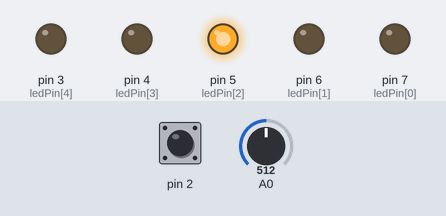
Recording of a sketch running on a simulated Arduino Uno, built with avr-gcc and run on an emulated ATmega328P. Parts: output pins drawn as LEDs (lit = HIGH). The test bench sets the inputs (shaded band); at power-on: A0 = 512, pin 2 HIGH.

Above: at 1.8 s.
1.9 s: A0 set to 264
3.4 s: A0 set to 240
At 5.1 s:
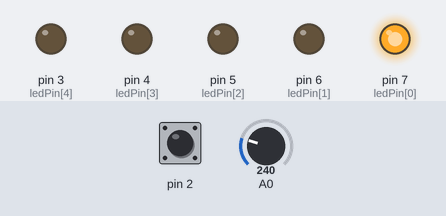
5.5 s: pin 2 pulled LOW for 0.65 s
At 6.4 s:
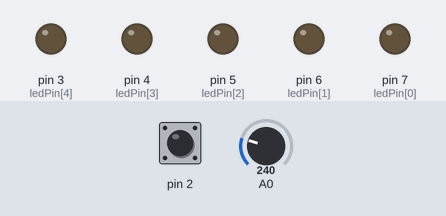
7.6 s: pin 2 pulled LOW for 1 s
At 8.5 s:
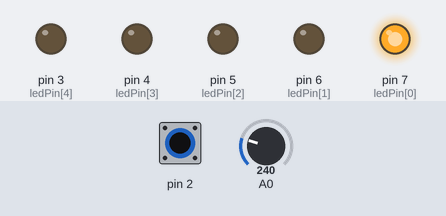
10.1 s: A0 set to 886
11.6 s: A0 set to 912
At 13.9 s:
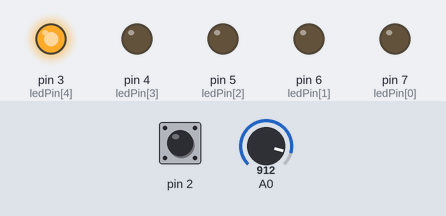
Timing chart, 0 to 15.4 s (numbered marks = the images above; inputs shaded):
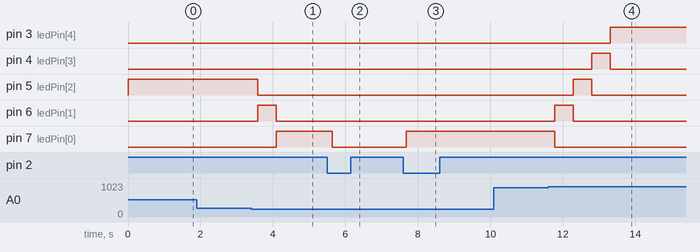

The sketch:

First_Joystick.ino
```cpp
//When initialized middle LED starts on
//Utilize the Joystick to cycle through LEDs
//has directionality
//clicking the joystick toggles LED on/off

#include "Timer.h"

const int ledPin[] = {7, 6, 5, 4, 3};
int currentState = 2; // Start with the middle LED on
bool ledIsOn = true;
int prevButtonState = HIGH;

void setup() {
  for (int i = 0; i < 5; i++) {
    pinMode(ledPin[i], OUTPUT);
    }
  pinMode(2, INPUT_PULLUP);
  digitalWrite(ledPin[currentState], HIGH);
  TimerSet(500);
  TimerOn();

  Serial.begin(9600);
}

void resetledPin() {
  for (int i = 0; i < 5; i++) {
    digitalWrite(ledPin[i], LOW);
    }
}

void tick(void) {
  enum STATES { NONE, LEFT, RIGHT, BUTTON_PRESS } gState = NONE;
  int buttonState = digitalRead(2);
  int xAxisPos = analogRead(A0);

  // Transitions switch case
  switch (gState) {
    case NONE:
      if (buttonState == LOW && prevButtonState == HIGH) {
        gState = BUTTON_PRESS;
        }
      else if (xAxisPos < 250) {
        gState = LEFT;
        }
      else if (xAxisPos > 900) {
        gState = RIGHT;
        }
      break;
    case LEFT:
      break;

    case RIGHT:
      break;

    case BUTTON_PRESS:
      gState = NONE;
      break;
      }

  prevButtonState = buttonState;

  // Actions
  switch (gState) {
    case NONE:
    break;

    case LEFT:
      if (currentState > 0) {
        currentState--;
        }
      break;

    case RIGHT:
      if (currentState < 4) {
        currentState++;
        }
      break;

    case BUTTON_PRESS:
      ledIsOn = !ledIsOn; // Toggle the LED state
      break;
    }

  resetledPin(); // Reset LED pins before setting the new state

  if (ledIsOn) {
    digitalWrite(ledPin[currentState], HIGH);
    }
}

void loop() {
  while(!TimerFlag) {}
  TimerFlag = 0;
  tick();
}
```

Timer.h
```cpp
// Permission to copy is granted provided that this header remains intact.
// This software is provided with no warranties.

////////////////////////////////////////////////////////////////////////////////

#ifndef Timer
#define Timer

#include "Arduino.h"

volatile unsigned char TimerFlag = 0; // TimerISR() sets this to 1. C programmer should clear to 0.

// Internal variables for mapping AVR's ISR to our cleaner TimerISR model.
unsigned long _avr_timer_M = 1; // Start count from here, down to 0. Default 1ms
unsigned long _avr_timer_cntcurr = 0; // Current internal count of 1ms ticks

// Set TimerISR() to tick every M ms
void TimerSet(unsigned long M) {
	_avr_timer_M = M;
	_avr_timer_cntcurr = _avr_timer_M;
}

void TimerOn() {
	// AVR timer/counter controller register TCCR1
  TCCR1B 	= 0x0B;	// bit3 = 1: CTC mode (clear timer on compare)
					// bit2bit1bit0=011: prescaler /64
					// 00001011: 0x0B
					// SO, 16 MHz clock or 16,000,000 /64 = 250,000 ticks/s
					// Thus, TCNT1 register will count at 250,000 ticks/s
          // FOR MICROSECONDS:
          // bit3 = 1: CTC mode (clear timer on compare)
					// bit2bit1bit0=010: prescaler /64
					// 00001011: 0x0A
					// SO, 16 MHz clock or 16,000,000 /8 = 2,000,000 ticks/s
					// Thus, TCNT1 register will count at 2,000,000 ticks/s

	// AVR output compare register OCR1A.
	OCR1A 	= 250;	// Timer interrupt will be generated when TCNT1==OCR1A
					// We want a 1 ms tick. 0.001 s * 250,000 ticks/s = 250
					// So when TCNT1 register equals 250,
					// 1 ms has passed. Thus, we compare to 250.
					// AVR timer interrupt mask register
          // FOR MICROSECONDS:
          // Timer interrupt will be generated when TCNT1==OCR1A
					// We want a 1 us tick. 0.000001 s * 2,000,000 ticks/s = 2
					// So when TCNT1 register equals 2,
					// 1 us has passed. Thus, we compare to 2.
					// AVR timer interrupt mask register

	TIMSK1 	= 0x02; // bit1: OCIE1A -- enables compare match interrupt

	//Initialize avr counter
	TCNT1 = 0;

	// TimerISR will be called every _avr_timer_cntcurr milliseconds
	_avr_timer_cntcurr = _avr_timer_M;

	//Enable global interrupts
	SREG |= 0x80;	// 0x80: 1000000
}

void TimerOff() {
	TCCR1B 	= 0x00; // bit3bit2bit1bit0=0000: timer off
}

void TimerISR() {
	TimerFlag = 1;
}

// In our approach, the C programmer does not touch this ISR, but rather TimerISR()
ISR(TIMER1_COMPA_vect)
{
	// CPU automatically calls when TCNT0 == OCR0 (every 1 ms per TimerOn settings)
	_avr_timer_cntcurr--; 			// Count down to 0 rather than up to TOP
	if (_avr_timer_cntcurr == 0) { 	// results in a more efficient compare
		TimerISR(); 				// Call the ISR that the user uses
		_avr_timer_cntcurr = _avr_timer_M;
	}
}

#endif //Timer
```

Measured:
- the behaviour switches between 250 and 249 on A0 (found by bisection; images 0 and 1)
- the behaviour switches between 900 and 901 on A0 (found by bisection; images 3 and 4)
- after the input at 3.4 s, pin 5 (ledPin[2]): HIGH → LOW after 0.18 s; pin 6 (ledPin[1]): LOW → HIGH after 0.18 s, → LOW 0.51 s later; pin 7 (ledPin[0]): LOW → HIGH after 0.70 s
- after the input at 5.5 s, pin 7 (ledPin[0]): HIGH → LOW after 0.13 s
- after the input at 7.6 s, pin 7 (ledPin[0]): LOW → HIGH after 0.08 s
- after the input at 11.6 s, pin 3 (ledPin[4]): LOW → HIGH after 1.7 s; pin 4 (ledPin[3]): LOW → HIGH after 1.2 s, → LOW 0.51 s later; pin 5 (ledPin[2]): LOW → HIGH after 0.69 s, → LOW 0.51 s later; pin 6 (ledPin[1]): LOW → HIGH after 0.18 s, → LOW 0.51 s later; pin 7 (ledPin[0]): HIGH → LOW after 0.18 s
